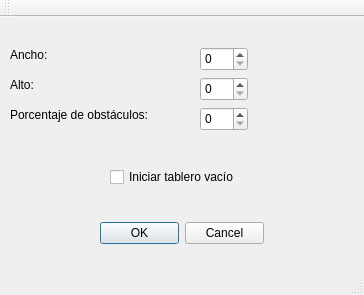
<?xml version="1.0" encoding="UTF-8"?>
<ui version="4.0">
 <class>MainWindow</class>
 <widget class="QMainWindow" name="MainWindow">
  <property name="geometry">
   <rect>
    <x>0</x>
    <y>0</y>
    <width>364</width>
    <height>295</height>
   </rect>
  </property>
  <property name="windowTitle">
   <string>MainWindow</string>
  </property>
  <widget class="QWidget" name="centralWidget">
   <widget class="QCheckBox" name="checkbox">
    <property name="geometry">
     <rect>
      <x>110</x>
      <y>150</y>
      <width>151</width>
      <height>20</height>
     </rect>
    </property>
    <property name="text">
     <string>Iniciar tablero vacío</string>
    </property>
   </widget>
   <widget class="QDialogButtonBox" name="cancelok">
    <property name="geometry">
     <rect>
      <x>100</x>
      <y>200</y>
      <width>164</width>
      <height>32</height>
     </rect>
    </property>
    <property name="standardButtons">
     <set>QDialogButtonBox::Cancel|QDialogButtonBox::Ok</set>
    </property>
   </widget>
   <widget class="QLabel" name="label">
    <property name="geometry">
     <rect>
      <x>10</x>
      <y>30</y>
      <width>60</width>
      <height>16</height>
     </rect>
    </property>
    <property name="text">
     <string>Ancho: </string>
    </property>
   </widget>
   <widget class="QLabel" name="label_2">
    <property name="geometry">
     <rect>
      <x>10</x>
      <y>60</y>
      <width>60</width>
      <height>16</height>
     </rect>
    </property>
    <property name="text">
     <string>Alto:</string>
    </property>
   </widget>
   <widget class="QLabel" name="label_3">
    <property name="geometry">
     <rect>
      <x>10</x>
      <y>90</y>
      <width>171</width>
      <height>16</height>
     </rect>
    </property>
    <property name="text">
     <string>Porcentaje de obstáculos:</string>
    </property>
   </widget>
   <widget class="QSpinBox" name="ancho">
    <property name="geometry">
     <rect>
      <x>200</x>
      <y>30</y>
      <width>48</width>
      <height>24</height>
     </rect>
    </property>
    <property name="maximum">
     <number>500</number>
    </property>
   </widget>
   <widget class="QSpinBox" name="alto">
    <property name="geometry">
     <rect>
      <x>200</x>
      <y>60</y>
      <width>48</width>
      <height>24</height>
     </rect>
    </property>
    <property name="maximum">
     <number>500</number>
    </property>
   </widget>
   <widget class="QSpinBox" name="porcentaje_obs">
    <property name="geometry">
     <rect>
      <x>200</x>
      <y>90</y>
      <width>48</width>
      <height>24</height>
     </rect>
    </property>
    <property name="maximum">
     <number>100</number>
    </property>
   </widget>
  </widget>
  <widget class="QToolBar" name="mainToolBar">
   <attribute name="toolBarArea">
    <enum>TopToolBarArea</enum>
   </attribute>
   <attribute name="toolBarBreak">
    <bool>false</bool>
   </attribute>
  </widget>
  <widget class="QStatusBar" name="statusBar"/>
  <widget class="QMenuBar" name="menuBar">
   <property name="geometry">
    <rect>
     <x>0</x>
     <y>0</y>
     <width>364</width>
     <height>22</height>
    </rect>
   </property>
  </widget>
 </widget>
 <layoutdefault spacing="6" margin="11"/>
 <resources/>
 <connections/>
</ui>
